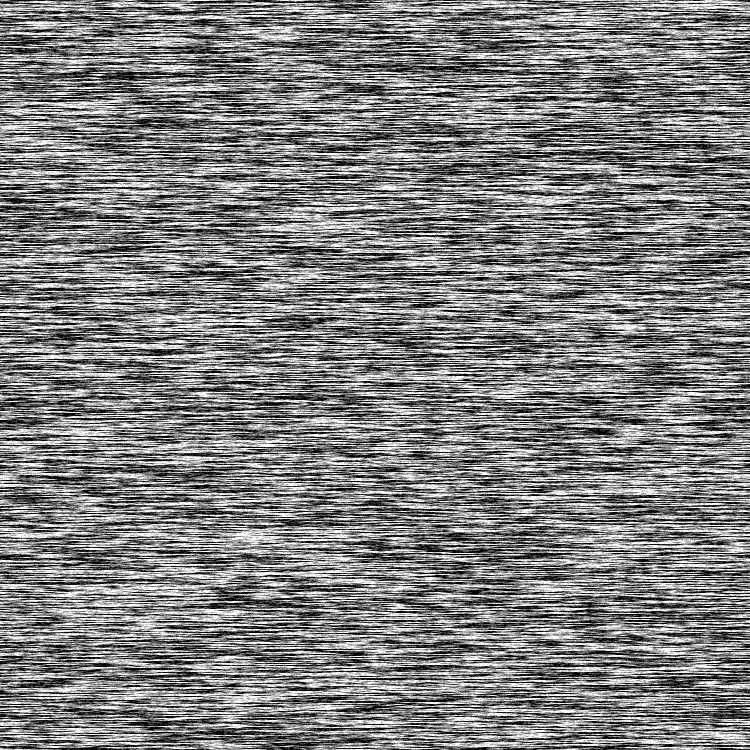
Frame 1 (no input)
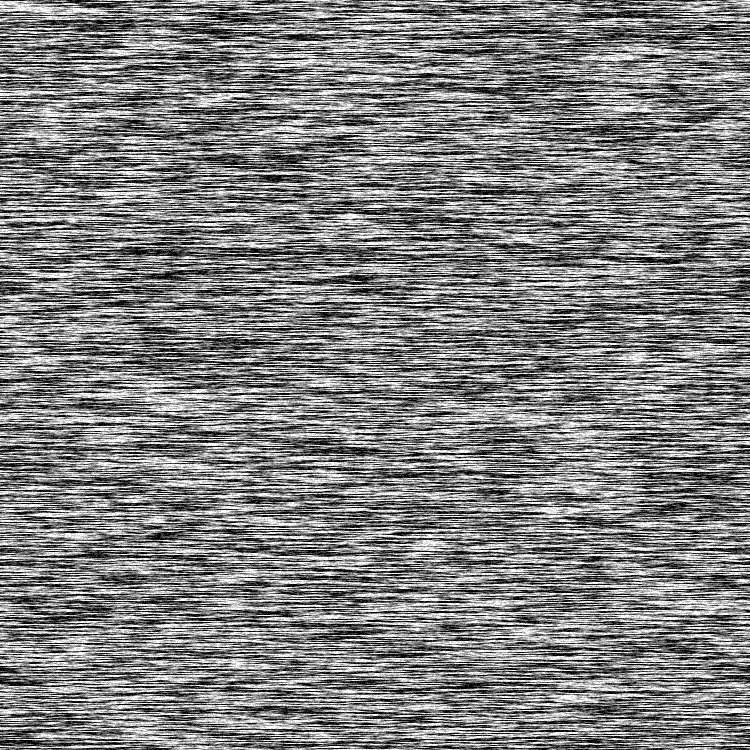
Frame 2 (the mouse pressed at the canvas centre, redrawn once)

The Processing sketch that drew these frames (run headless with seeded random() and noise(); the mouse was pressed at the canvas centre and the sketch redrawn once):

// Processing sketch: Chapter03_11
// ── Chapter03_11.pde
PImage img;
float value1;
float range;

void setup() {
  size(750, 750);
  img = createImage(width, height, ARGB);
  img.loadPixels();
  value1 = floor(random(0, 256));
  range = 50;
  noLoop();
}

void draw() {
  background(0);
  for (int i=0; i<img.pixels.length; i++) {
    float v = random(-range, range);
    value1 += v;
    value1 = constrain(value1, 0, 255);
    img.pixels[i] = color(value1);
  }
  img.updatePixels();
  image(img, 0, 0);
}
